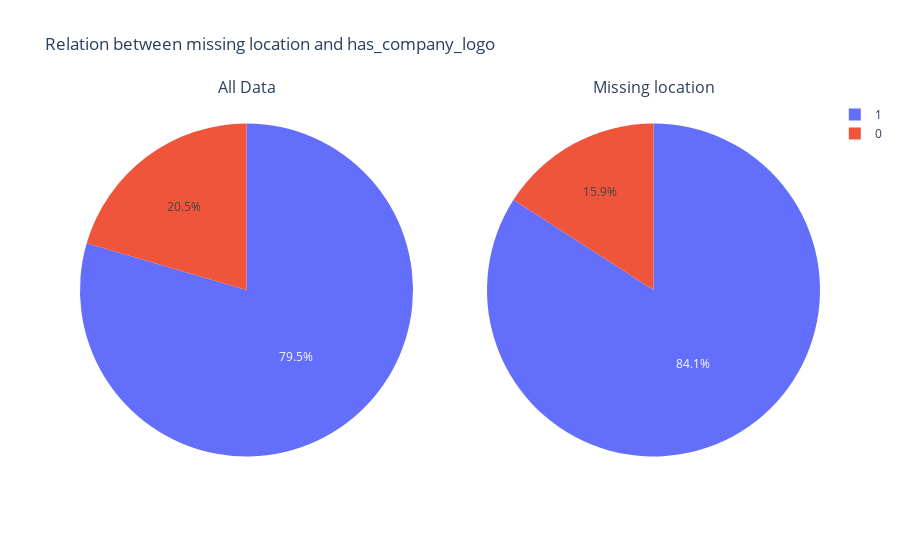

Notebook source saved alongside this figure:
### Code cell
plot_relation(all_company_logo, missing_company_logo, 'has_company_logo')

### Figure 1 — Plotly figure (JSON) as saved in the notebook; plotly's stock layout.template omitted (floating-point values rounded to 4 significant figures)
{"data": [{"domain": {"x": [0, 0.45], "y": [0, 1]}, "labels": [1, 0], "type": "pie", "values": [14220, 3660]}, {"domain": {"x": [0.55, 1], "y": [0, 1]}, "labels": [1, 0], "type": "pie", "values": [291, 55]}], "layout": {"annotations": [{"font": {"size": 16}, "showarrow": false, "text": "All Data", "x": 0.225, "xanchor": "center", "xref": "paper", "y": 1, "yanchor": "bottom", "yref": "paper"}, {"font": {"size": 16}, "showarrow": false, "text": "Missing location", "x": 0.775, "xanchor": "center", "xref": "paper", "y": 1, "yanchor": "bottom", "yref": "paper"}], "title": {"text": "Relation between missing location and has_company_logo"}}}
